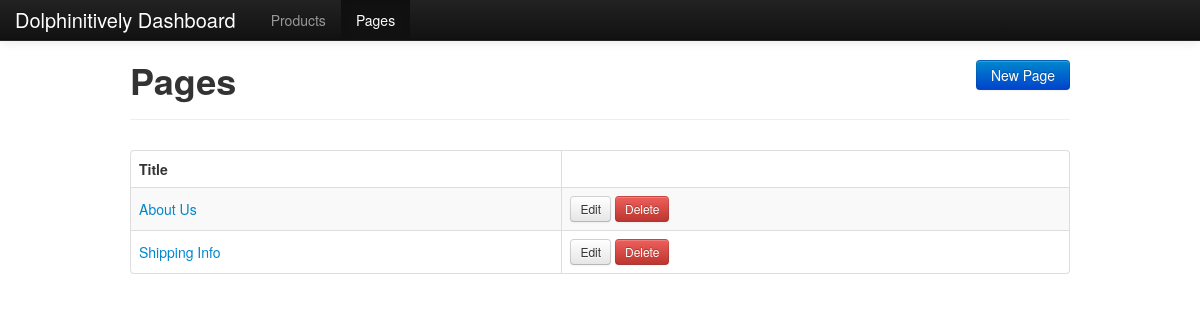
Page /admin/pages.php on the earlier database version.
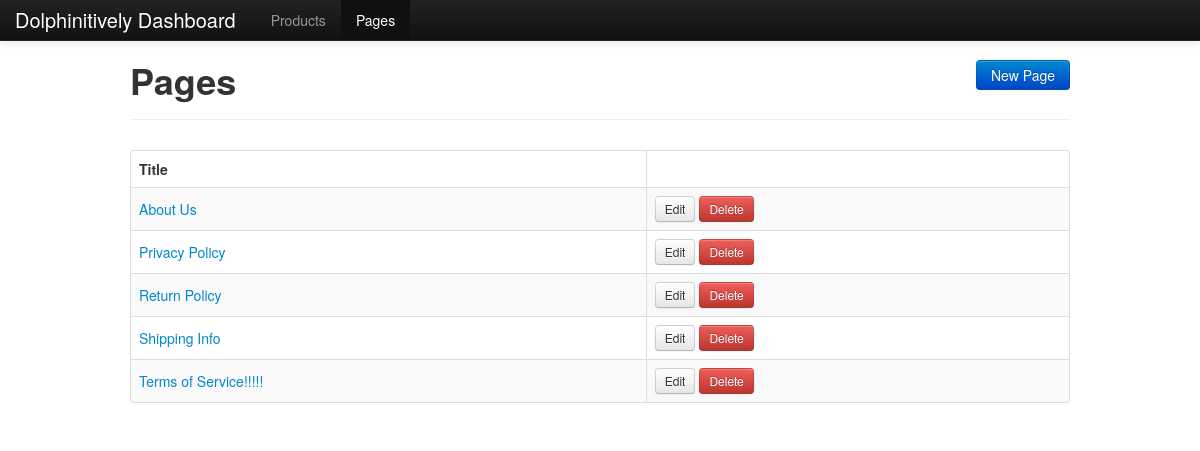
Same page on the later database version.
### tables this page shows
CREATE TABLE IF NOT EXISTS `pages` (
  `id` int(11) NOT NULL AUTO_INCREMENT,
  `title` varchar(255) NOT NULL,
  `body` text NOT NULL,
  `created_at` timestamp NOT NULL DEFAULT CURRENT_TIMESTAMP,
  PRIMARY KEY (`id`)
);

### templates/admin/pages/index.php (the view, shortened to what this page needs)
<div class="page-header">
	<a href="pages.php?action=new" class="btn btn-primary pull-right">New Page</a>
	<h1><?= h($page_title) ?></h1>
</div>
<?php if ( $pages ): ?>
	<table class="table table-striped table-bordered">
		<thead>
			<tr>
				<th>Title</th>
				<th></th>
			</tr>
		</thead>
		<tbody>
			<?php foreach ( $pages as $page ): ?>
				<tr>
					<td><a href="pages.php?id=<?= $page['id'] ?>&amp;action=show"><?= h($page['title']) ?></a></td>
					<td>
						<a class="btn btn-small" href="pages.php?action=edit&amp;id=<?= $page['id'] ?>">Edit</a>
						<a class="btn btn-small btn-danger" href="pages.php?action=delete&amp;id=<?= $page['id'] ?>" onclick="return confirm('Are you sure?')">Delete</a>
					</td>
				</tr>
			<?php endforeach; ?>
		</tbody>
	</table>
<?php else:  ?>
	<p>No pages found!</p>
<?php endif; ?>

### admin/pages.php (shortened to what this page needs)
<?php
require '../header.php';
$action = isset($_GET['action']) ? $_GET['action'] : null;
if ( $action == 'new' ) {
	print_template('admin/pages/new', array(
		'page_title' => 'New Page'
	), 'admin');
}
else {
	$sql = "SELECT * FROM pages ORDER BY title";
	$result = $db->query($sql);
	$pages = array();
	while ( $row = $result->fetch_assoc() ) {
		$pages[] = $row;
	}
	print_template('admin/pages/index', array(
		'pages' => $pages,
		'page_title' => 'Pages'
	), 'admin');
}

### header.php (shortened to what this page needs)
<?php
function h($str){
	return htmlentities($str);
}
function tab_class($tab) {
	if ( basename($_SERVER['PHP_SELF'], '.php') == $tab || strstr($_SERVER["REQUEST_URI"], $tab) ) {
		return 'active';
	}
	else {
		return '';
	}
}
function print_template($__template, $vars=array(), $__layout='store') {
	extract($vars);
	require 'templates/' . $__template . '.php';
	$page_content = ob_get_contents();
	if ( $__layout ) {
		require 'templates/layouts/' . $__layout . '.php';
	}
	else {
		echo $page_content;
	}
}

### templates/layouts/admin.php (shortened to what this page needs)
<!DOCTYPE html>
<html lang="en">
	<head>
		<link rel="stylesheet" type="text/css" href="../css/bootstrap.css">
		<link rel="stylesheet" type="text/css" href="../css/style.css">
	</head>
	<body class="admin">
		<div class="navbar navbar-inverse navbar-fixed-top">
		  <div class="navbar-inner">
		    <a class="brand" href="index.php">Dolphinitively Dashboard</a>
		    <ul class="nav">
		      <li class="products <?= tab_class('products') ?>"><a href="products.php">Products</a></li>
		      <li class="pages  <?= tab_class('pages') ?>"><a href="pages.php">Pages</a></li>
		    </ul>
		  </div>
		</div>
		<div class="container">
			<?= $page_content ?>
		</div>
	</body>
</html>

### css/style.css (style rules this page uses)
body { padding-top: 40px; padding-bottom: 40px; }
.navbar-fixed-top a.brand { margin-left: -5px; }
body.admin table td { vertical-align: middle; }
body.admin .page-header a.btn { margin-left: 4px; }

Differences in the rows shown:
added pages: title "Privacy Policy"
added pages: title "Return Policy"
added pages: title "Terms of Service!!!!!"
